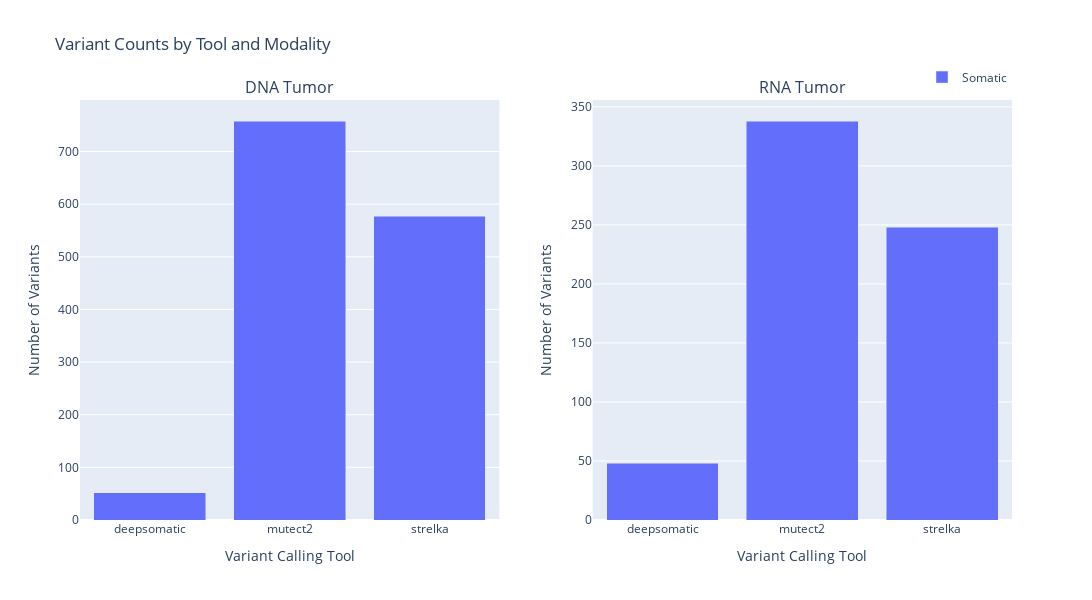
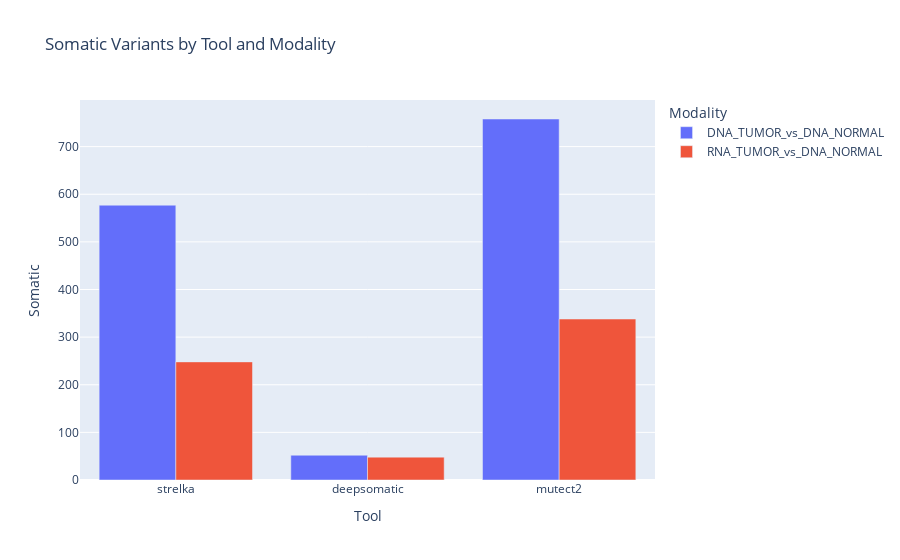

Notebook cell for these charts, in order:
### Code cell
# Plot 1: Variant counts by tool and modality
try:
    if hasattr(visualizer, "plot_variant_counts_by_tool"):
        print("Calling plot_variant_counts_by_tool...")
        variant_counts_plot = visualizer.plot_variant_counts_by_tool()
        if variant_counts_plot is not None:
            print("Plot returned successfully")
        else:
            print("Plot returned None")
    else:
        print("plot_variant_counts_by_tool() method not available")
except Exception as e:
    print(f"Error calling plot_variant_counts_by_tool: {e}")

# Create a simple plot manually using Plotly
import plotly.express as px

# Create a simple visualization with available data
if "variant_calling" in all_vcf_stats and "variant_summary" in locals():
    variant_data = variant_summary.copy()

    # Only keep the essential columns
    plot_cols = ["Tool", "Modality", "Somatic"]
    if "Somatic" in variant_data.columns:
        plot_df = variant_data[["Tool", "Modality", "Somatic"]]

        # Create a simple bar chart
        fig = px.bar(
            plot_df,
            x="Tool",
            y="Somatic",
            color="Modality",
            barmode="group",
            title="Somatic Variants by Tool and Modality",
        )
        fig.show()
    else:
        print("No Somatic column found in variant data")
else:
    print("Required data not available for plotting")

### Figure 1 — Plotly figure (JSON) as saved in the notebook; plotly's stock layout.template omitted (floating-point values rounded to 4 significant figures)
{"data": [{"hovertemplate": "<b>Somatic</b><br>Tool: %{x}<br>Count: %{y}", "marker": {"color": "#636EFA"}, "name": "Somatic", "showlegend": true, "type": "bar", "x": ["deepsomatic", "mutect2", "strelka"], "xaxis": "x", "y": [52, 758, 577], "yaxis": "y"}, {"hovertemplate": "<b>Somatic</b><br>Tool: %{x}<br>Count: %{y}", "marker": {"color": "#636EFA"}, "name": "Somatic", "showlegend": false, "type": "bar", "x": ["deepsomatic", "mutect2", "strelka"], "xaxis": "x2", "y": [48, 338, 248], "yaxis": "y2"}], "layout": {"annotations": [{"font": {"size": 16}, "showarrow": false, "text": "DNA Tumor", "x": 0.225, "xanchor": "center", "xref": "paper", "y": 1, "yanchor": "bottom", "yref": "paper"}, {"font": {"size": 16}, "showarrow": false, "text": "RNA Tumor", "x": 0.775, "xanchor": "center", "xref": "paper", "y": 1, "yanchor": "bottom", "yref": "paper"}], "barmode": "stack", "height": 600, "legend": {"orientation": "h", "x": 1, "xanchor": "right", "y": 1.02, "yanchor": "bottom"}, "title": {"text": "Variant Counts by Tool and Modality"}, "width": 1200, "xaxis": {"anchor": "y", "domain": [0, 0.45], "title": {"text": "Variant Calling Tool"}}, "xaxis2": {"anchor": "y2", "domain": [0.55, 1], "title": {"text": "Variant Calling Tool"}}, "yaxis": {"anchor": "x", "domain": [0, 1], "title": {"text": "Number of Variants"}}, "yaxis2": {"anchor": "x2", "domain": [0, 1], "title": {"text": "Number of Variants"}}}}

### Figure 2 — Plotly figure (JSON) as saved in the notebook; plotly's stock layout.template omitted (floating-point values rounded to 4 significant figures)
{"data": [{"alignmentgroup": "True", "hovertemplate": "Modality=DNA_TUMOR_vs_DNA_NORMAL<br>Tool=%{x}<br>Somatic=%{y}<extra></extra>", "legendgroup": "DNA_TUMOR_vs_DNA_NORMAL", "marker": {"color": "#636efa", "pattern": {"shape": ""}}, "name": "DNA_TUMOR_vs_DNA_NORMAL", "offsetgroup": "DNA_TUMOR_vs_DNA_NORMAL", "orientation": "v", "showlegend": true, "textposition": "auto", "type": "bar", "x": ["strelka", "deepsomatic", "mutect2"], "xaxis": "x", "y": [577, 52, 758], "yaxis": "y"}, {"alignmentgroup": "True", "hovertemplate": "Modality=RNA_TUMOR_vs_DNA_NORMAL<br>Tool=%{x}<br>Somatic=%{y}<extra></extra>", "legendgroup": "RNA_TUMOR_vs_DNA_NORMAL", "marker": {"color": "#EF553B", "pattern": {"shape": ""}}, "name": "RNA_TUMOR_vs_DNA_NORMAL", "offsetgroup": "RNA_TUMOR_vs_DNA_NORMAL", "orientation": "v", "showlegend": true, "textposition": "auto", "type": "bar", "x": ["strelka", "deepsomatic", "mutect2"], "xaxis": "x", "y": [248, 48, 338], "yaxis": "y"}], "layout": {"barmode": "group", "legend": {"title": {"text": "Modality"}, "tracegroupgap": 0}, "title": {"text": "Somatic Variants by Tool and Modality"}, "xaxis": {"anchor": "y", "domain": [0, 1], "title": {"text": "Tool"}}, "yaxis": {"anchor": "x", "domain": [0, 1], "title": {"text": "Somatic"}}}}
